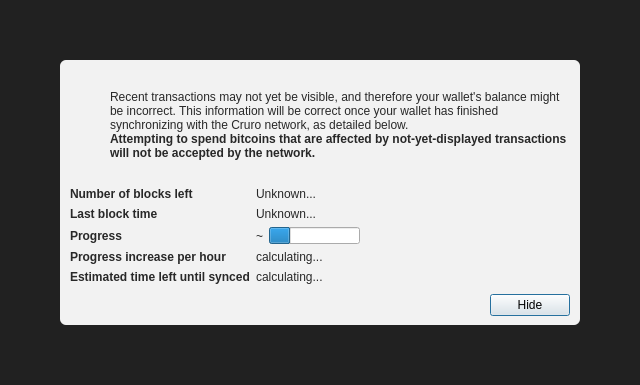
<?xml version="1.0" encoding="UTF-8"?>
<ui version="4.0">
 <class>ModalOverlay</class>
 <widget class="ModalOverlay" name="ModalOverlay">
  <property name="geometry">
   <rect>
    <x>0</x>
    <y>0</y>
    <width>640</width>
    <height>385</height>
   </rect>
  </property>
  <property name="windowTitle">
   <string>Form</string>
  </property>
  <layout class="QVBoxLayout" name="verticalLayout" stretch="0">
   <property name="sizeConstraint">
    <enum>QLayout::SetDefaultConstraint</enum>
   </property>
   <property name="leftMargin">
    <number>0</number>
   </property>
   <property name="topMargin">
    <number>0</number>
   </property>
   <property name="rightMargin">
    <number>0</number>
   </property>
   <property name="bottomMargin">
    <number>0</number>
   </property>
   <item>
    <widget class="QWidget" name="bgWidget" native="true">
     <property name="styleSheet">
      <string notr="true">#bgWidget { background: rgba(0,0,0,220); }</string>
     </property>
     <layout class="QVBoxLayout" name="verticalLayoutMain" stretch="1">
      <property name="leftMargin">
       <number>60</number>
      </property>
      <property name="topMargin">
       <number>60</number>
      </property>
      <property name="rightMargin">
       <number>60</number>
      </property>
      <property name="bottomMargin">
       <number>60</number>
      </property>
      <item>
       <widget class="QWidget" name="contentWidget" native="true">
        <property name="styleSheet">
         <string notr="true">#contentWidget { background: rgba(255,255,255,240); border-radius: 6px; }

QLabel { color: rgb(40,40,40);  }</string>
        </property>
        <layout class="QVBoxLayout" name="verticalLayoutSub" stretch="1,0,0,0">
         <property name="spacing">
          <number>0</number>
         </property>
         <property name="leftMargin">
          <number>10</number>
         </property>
         <property name="topMargin">
          <number>10</number>
         </property>
         <property name="rightMargin">
          <number>10</number>
         </property>
         <property name="bottomMargin">
          <number>10</number>
         </property>
         <item>
          <layout class="QHBoxLayout" name="horizontalLayoutIconText" stretch="0,1">
           <property name="topMargin">
            <number>20</number>
           </property>
           <item>
            <layout class="QVBoxLayout" name="verticalLayoutIcon">
             <property name="leftMargin">
              <number>0</number>
             </property>
             <item>
              <widget class="QPushButton" name="warningIcon">
               <property name="enabled">
                <bool>false</bool>
               </property>
               <property name="text">
                <string/>
               </property>
               <property name="icon">
                <iconset>
                 <normaloff>:/icons/warning</normaloff>
                 <disabledoff>:/icons/warning</disabledoff>:/icons/warning</iconset>
               </property>
               <property name="iconSize">
                <size>
                 <width>48</width>
                 <height>48</height>
                </size>
               </property>
               <property name="flat">
                <bool>true</bool>
               </property>
              </widget>
             </item>
             <item>
              <spacer name="verticalSpacerWarningIcon">
               <property name="orientation">
                <enum>Qt::Vertical</enum>
               </property>
               <property name="sizeHint" stdset="0">
                <size>
                 <width>20</width>
                 <height>40</height>
                </size>
               </property>
              </spacer>
             </item>
            </layout>
           </item>
           <item>
            <layout class="QVBoxLayout" name="verticalLayoutInfoText">
             <property name="leftMargin">
              <number>0</number>
             </property>
             <property name="topMargin">
              <number>0</number>
             </property>
             <item>
              <widget class="QLabel" name="infoText">
               <property name="text">
                <string>Recent transactions may not yet be visible, and therefore your wallet's balance might be incorrect. This information will be correct once your wallet has finished synchronizing with the Cruro network, as detailed below.</string>
               </property>
               <property name="textFormat">
                <enum>Qt::RichText</enum>
               </property>
               <property name="wordWrap">
                <bool>true</bool>
               </property>
              </widget>
             </item>
             <item>
              <widget class="QLabel" name="infoTextStrong">
               <property name="font">
                <font>
                 <weight>75</weight>
                 <bold>true</bold>
                </font>
               </property>
               <property name="text">
                <string>Attempting to spend bitcoins that are affected by not-yet-displayed transactions will not be accepted by the network.</string>
               </property>
               <property name="textFormat">
                <enum>Qt::RichText</enum>
               </property>
               <property name="wordWrap">
                <bool>true</bool>
               </property>
              </widget>
             </item>
             <item>
              <spacer name="verticalSpacerInTextSpace">
               <property name="orientation">
                <enum>Qt::Vertical</enum>
               </property>
               <property name="sizeHint" stdset="0">
                <size>
                 <width>20</width>
                 <height>40</height>
                </size>
               </property>
              </spacer>
             </item>
            </layout>
           </item>
          </layout>
         </item>
         <item>
          <spacer name="verticalSpacerAfterText">
           <property name="orientation">
            <enum>Qt::Vertical</enum>
           </property>
           <property name="sizeHint" stdset="0">
            <size>
             <width>20</width>
             <height>40</height>
            </size>
           </property>
          </spacer>
         </item>
         <item>
          <layout class="QFormLayout" name="formLayout">
           <property name="fieldGrowthPolicy">
            <enum>QFormLayout::FieldsStayAtSizeHint</enum>
           </property>
           <property name="horizontalSpacing">
            <number>6</number>
           </property>
           <property name="verticalSpacing">
            <number>6</number>
           </property>
           <property name="topMargin">
            <number>10</number>
           </property>
           <item row="0" column="0">
            <widget class="QLabel" name="labelNumberOfBlocksLeft">
             <property name="font">
              <font>
               <weight>75</weight>
               <bold>true</bold>
              </font>
             </property>
             <property name="text">
              <string>Number of blocks left</string>
             </property>
            </widget>
           </item>
           <item row="0" column="1">
            <widget class="QLabel" name="numberOfBlocksLeft">
             <property name="text">
              <string>Unknown...</string>
             </property>
            </widget>
           </item>
           <item row="1" column="0">
            <widget class="QLabel" name="labelLastBlockTime">
             <property name="font">
              <font>
               <weight>75</weight>
               <bold>true</bold>
              </font>
             </property>
             <property name="text">
              <string>Last block time</string>
             </property>
            </widget>
           </item>
           <item row="1" column="1">
            <widget class="QLabel" name="newestBlockDate">
             <property name="sizePolicy">
              <sizepolicy hsizetype="Maximum" vsizetype="Preferred">
               <horstretch>0</horstretch>
               <verstretch>0</verstretch>
              </sizepolicy>
             </property>
             <property name="text">
              <string>Unknown...</string>
             </property>
            </widget>
           </item>
           <item row="2" column="0">
            <widget class="QLabel" name="labelSyncDone">
             <property name="font">
              <font>
               <weight>75</weight>
               <bold>true</bold>
              </font>
             </property>
             <property name="text">
              <string>Progress</string>
             </property>
            </widget>
           </item>
           <item row="2" column="1">
            <layout class="QHBoxLayout" name="horizontalLayoutSync" stretch="0,1">
             <item>
              <widget class="QLabel" name="percentageProgress">
               <property name="text">
                <string notr="true">~</string>
               </property>
              </widget>
             </item>
             <item>
              <widget class="QProgressBar" name="progressBar">
               <property name="value">
                <number>24</number>
               </property>
               <property name="format">
                <string/>
               </property>
              </widget>
             </item>
            </layout>
           </item>
           <item row="4" column="0">
            <widget class="QLabel" name="labelProgressIncrease">
             <property name="font">
              <font>
               <weight>75</weight>
               <bold>true</bold>
              </font>
             </property>
             <property name="text">
              <string>Progress increase per hour</string>
             </property>
            </widget>
           </item>
           <item row="4" column="1">
            <widget class="QLabel" name="progressIncreasePerH">
             <property name="text">
              <string>calculating...</string>
             </property>
            </widget>
           </item>
           <item row="5" column="0">
            <widget class="QLabel" name="labelEstimatedTimeLeft">
             <property name="font">
              <font>
               <weight>75</weight>
               <bold>true</bold>
              </font>
             </property>
             <property name="text">
              <string>Estimated time left until synced</string>
             </property>
            </widget>
           </item>
           <item row="5" column="1">
            <widget class="QLabel" name="expectedTimeLeft">
             <property name="text">
              <string>calculating...</string>
             </property>
            </widget>
           </item>
          </layout>
         </item>
         <item>
          <layout class="QHBoxLayout" name="horizontalLayoutButtons">
           <property name="leftMargin">
            <number>10</number>
           </property>
           <property name="topMargin">
            <number>10</number>
           </property>
           <item>
            <spacer name="horizontalSpacer">
             <property name="orientation">
              <enum>Qt::Horizontal</enum>
             </property>
             <property name="sizeHint" stdset="0">
              <size>
               <width>40</width>
               <height>20</height>
              </size>
             </property>
            </spacer>
           </item>
           <item>
            <widget class="QPushButton" name="closeButton">
             <property name="text">
              <string>Hide</string>
             </property>
             <property name="focusPolicy">
              <enum>Qt::StrongFocus</enum>
             </property>
             <property name="default">
              <bool>true</bool>
             </property>
            </widget>
           </item>
          </layout>
         </item>
        </layout>
       </widget>
      </item>
     </layout>
    </widget>
   </item>
  </layout>
 </widget>
 <customwidgets>
  <customwidget>
   <class>ModalOverlay</class>
   <extends>QWidget</extends>
   <header>qt/modaloverlay.h</header>
   <container>1</container>
  </customwidget>
 </customwidgets>
 <resources/>
 <connections/>
</ui>
